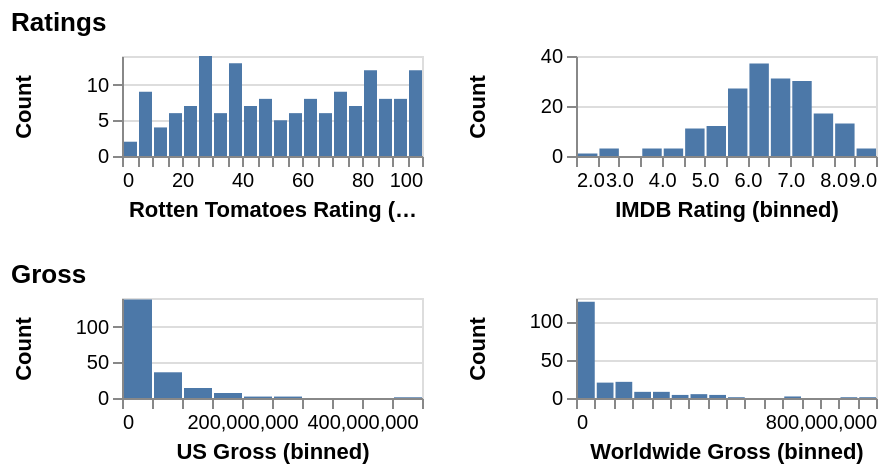

Vega-Lite specification stored for this chart:
### Vega-Lite specification from a JSON file in a GitHub repository (floating-point values rounded to 4 significant figures; data arrays with more than 128 entries replaced by an {"elided": "..."} marker saying what was removed)
{"$schema": "https://vega.github.io/schema/vega-lite/v6.json", "data": {"values": {"elided": "200 records"}}, "vconcat": [{"title": "Ratings", "repeat": {"column": ["Rotten Tomatoes Rating", "IMDB Rating"]}, "spec": {"width": 150, "height": 50, "mark": "bar", "encoding": {"x": {"field": {"repeat": "column"}, "bin": {"maxbins": 20}}, "y": {"aggregate": "count"}}}}, {"title": "Gross", "repeat": {"column": ["US Gross", "Worldwide Gross"]}, "spec": {"width": 150, "height": 50, "encoding": {"x": {"field": {"repeat": "column"}, "bin": {"maxbins": 20}}, "y": {"aggregate": "count"}}, "mark": "bar"}}], "config": {"countTitle": "Count", "axisX": {"titleLimit": 150}, "axisY": {"minExtent": 40}}}
